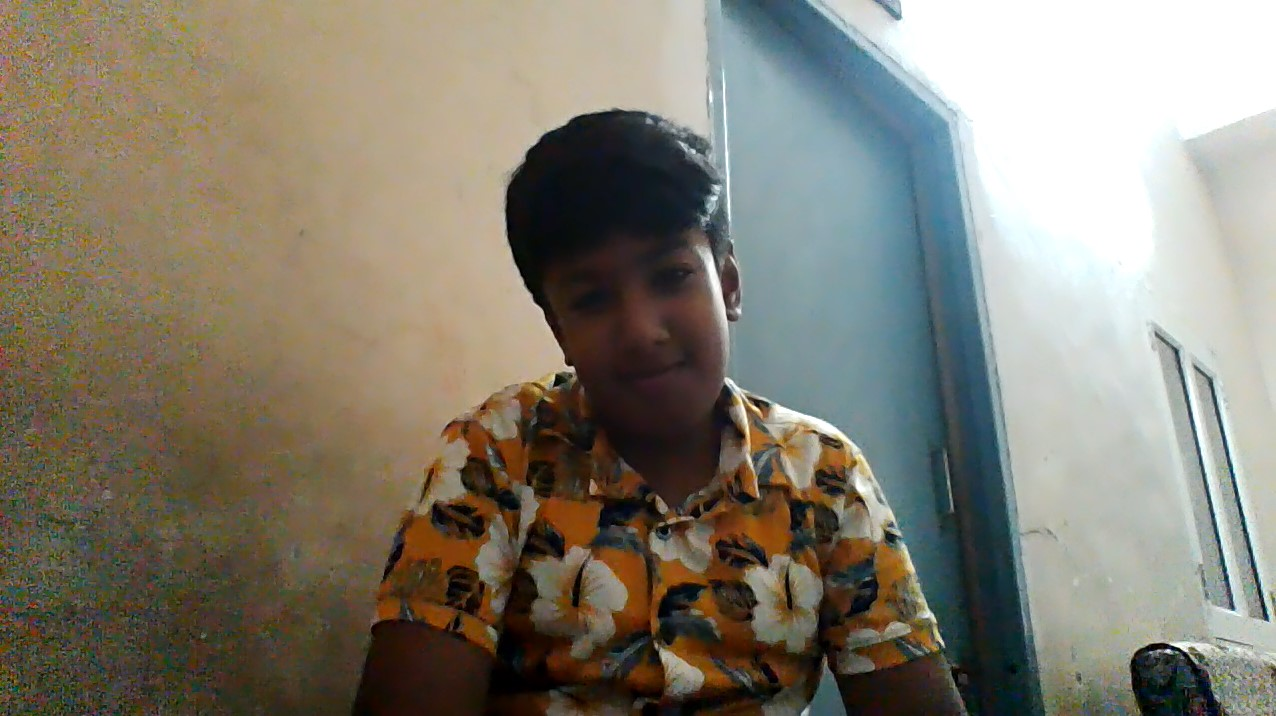
#> input picture server/imgprocessing/algorithms/histogramequalization/hist1.tiff, 1276 x 716 px
$ python histogram.py ../imgprocessing/algorithms/histogramequalization/hist1.tiff out.png
#> lines starting #> are read from the running program, lines starting #| are printed output that depends on the picture
import cv2
import numpy as np
import sys

input_path = sys.argv[1]
output_path = sys.argv[2]

img = cv2.imread(input_path, 0)
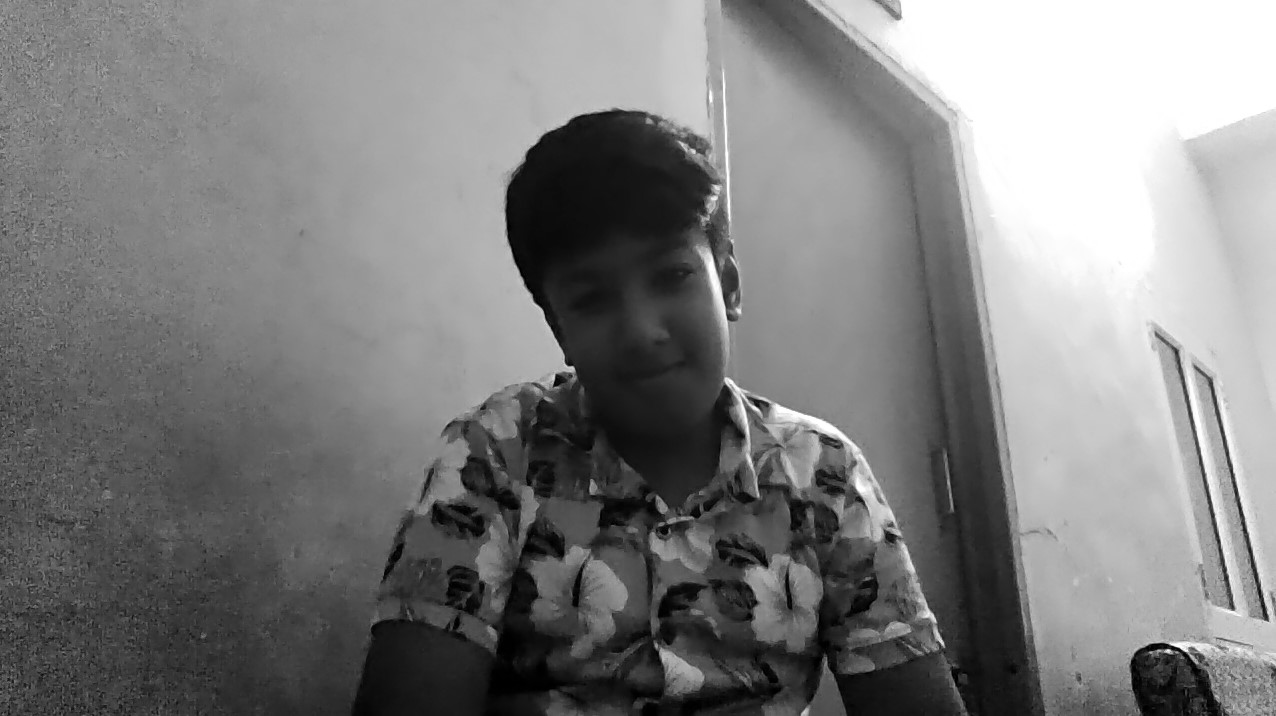
#> img: shape (716, 1276); min 0, max 255, mean 126.7
equalized = cv2.equalizeHist(img)
cv2.imwrite(output_path, equalized)
